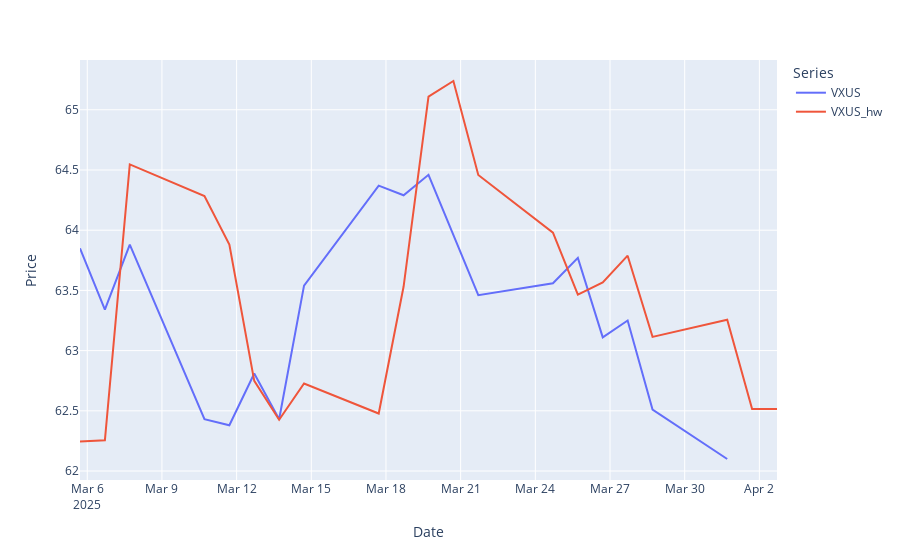

The cell this chart's notebook holds for it:
### Code cell
# Melt the DataFrame to long format for plotly.express
df_long = hw_result_df.reset_index().melt(
    id_vars="pred_date",
    value_vars=["VXUS", "VXUS_hw"],
    var_name="Series",
    value_name="Value",
)

fig = px.line(df_long, x="pred_date", y="Value", color="Series")
fig.update_layout(xaxis_title="Date", yaxis_title="Price")
fig.show()

### Figure 1 — Plotly figure (JSON) as saved in the notebook; plotly's stock layout.template omitted (floating-point values rounded to 4 significant figures)
{"data": [{"hovertemplate": "Series=VXUS<br>pred_date=%{x}<br>Value=%{y}<extra></extra>", "legendgroup": "VXUS", "line": {"color": "#636efa", "dash": "solid"}, "marker": {"symbol": "circle"}, "mode": "lines", "name": "VXUS", "orientation": "v", "showlegend": true, "type": "scatter", "x": ["2025-03-05T17:00:00.000000000", "2025-03-06T17:00:00.000000000", "2025-03-07T17:00:00.000000000", "2025-03-10T17:00:00.000000000", "2025-03-11T17:00:00.000000000", "2025-03-12T17:00:00.000000000", "2025-03-13T17:00:00.000000000", "2025-03-14T17:00:00.000000000", "2025-03-17T17:00:00.000000000", "2025-03-18T17:00:00.000000000", "2025-03-19T17:00:00.000000000", "2025-03-20T17:00:00.000000000", "2025-03-21T17:00:00.000000000", "2025-03-24T17:00:00.000000000", "2025-03-25T17:00:00.000000000", "2025-03-26T17:00:00.000000000", "2025-03-27T17:00:00.000000000", "2025-03-28T17:00:00.000000000", "2025-03-31T17:00:00.000000000", "2025-04-01T17:00:00.000000000", "2025-04-02T17:00:00.000000000"], "xaxis": "x", "y": [63.85, 63.34, 63.88, 62.43, 62.38, 62.81, 62.43, 63.54, 64.37, 64.29, 64.46, 63.96, 63.46, 63.56, 63.77, 63.11, 63.25, 62.51, 62.1, NaN, NaN], "yaxis": "y"}, {"hovertemplate": "Series=VXUS_hw<br>pred_date=%{x}<br>Value=%{y}<extra></extra>", "legendgroup": "VXUS_hw", "line": {"color": "#EF553B", "dash": "solid"}, "marker": {"symbol": "circle"}, "mode": "lines", "name": "VXUS_hw", "orientation": "v", "showlegend": true, "type": "scatter", "x": ["2025-03-05T17:00:00.000000000", "2025-03-06T17:00:00.000000000", "2025-03-07T17:00:00.000000000", "2025-03-10T17:00:00.000000000", "2025-03-11T17:00:00.000000000", "2025-03-12T17:00:00.000000000", "2025-03-13T17:00:00.000000000", "2025-03-14T17:00:00.000000000", "2025-03-17T17:00:00.000000000", "2025-03-18T17:00:00.000000000", "2025-03-19T17:00:00.000000000", "2025-03-20T17:00:00.000000000", "2025-03-21T17:00:00.000000000", "2025-03-24T17:00:00.000000000", "2025-03-25T17:00:00.000000000", "2025-03-26T17:00:00.000000000", "2025-03-27T17:00:00.000000000", "2025-03-28T17:00:00.000000000", "2025-03-31T17:00:00.000000000", "2025-04-01T17:00:00.000000000", "2025-04-02T17:00:00.000000000"], "xaxis": "x", "y": [62.25, 62.25, 64.55, 64.28, 63.88, 62.75, 62.43, 62.73, 62.48, 63.53, 65.11, 65.24, 64.46, 63.98, 63.46, 63.57, 63.79, 63.11, 63.26, 62.52, 62.52], "yaxis": "y"}], "layout": {"legend": {"title": {"text": "Series"}, "tracegroupgap": 0}, "margin": {"t": 60}, "xaxis": {"anchor": "y", "domain": [0, 1], "title": {"text": "Date"}}, "yaxis": {"anchor": "x", "domain": [0, 1], "title": {"text": "Price"}}}}
